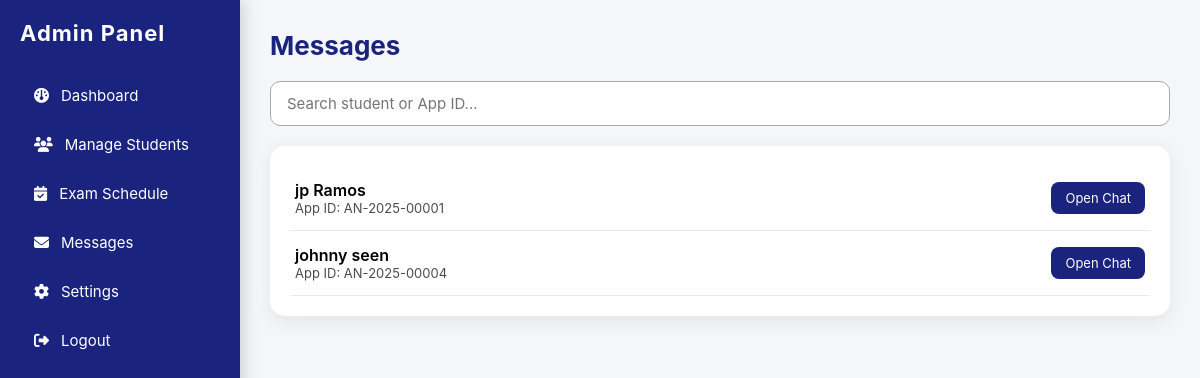
Page /admin/messages (signed in) on the earlier database version.
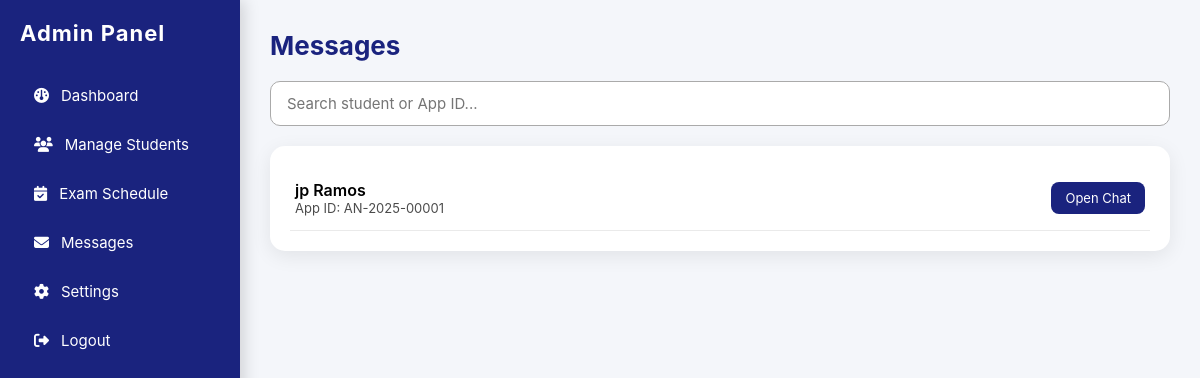
Same page on the later database version.
### tables this page shows
CREATE TABLE applicants (
        id INTEGER PRIMARY KEY AUTOINCREMENT,
        app_id TEXT UNIQUE,
        student_id INTEGER,
        first_name TEXT,
        last_name TEXT,
        email TEXT,
        program TEXT,
        created_at TEXT,
        form_json TEXT,
        submitted INTEGER DEFAULT 0,
        FOREIGN KEY(student_id) REFERENCES students(id)
    );

### app.py (the view)
@app.route("/admin/messages")
@admin_required
def admin_all_messages():
    conn = get_conn(); c = conn.cursor()
    c.execute("""
        SELECT
            a.app_id,
            json_extract(a.form_json, '$.firstName') AS firstName,
            json_extract(a.form_json, '$.lastName') AS lastName,
            COUNT(CASE WHEN m.read_by_admin=0 AND m.sender='student' THEN 1 END) AS unread
        FROM applicants a
        LEFT JOIN messages m ON a.app_id = m.app_id
        GROUP BY a.app_id
        ORDER BY unread DESC, lastName ASC;
    """)
    rows = c.fetchall()
    conn.close()
    return render_template("admin_all_messages.html", items=rows)

### app.py (called while the page is built)
def get_conn():
    conn = sqlite3.connect(DB_FILE)
    conn.row_factory = sqlite3.Row
    return conn

def admin_required(f):
    @wraps(f)
    def wrapper(*args, **kwargs):
        if "admin" not in session:
            return redirect("/admin")  # Redirect to admin login
        return f(*args, **kwargs)
    return wrapper

### templates/admin_all_messages.html (shortened to what this page needs)
{% extends "adminbase.html" %}
{% block content %}
<div class="page-container">
    <div class="page-title">Messages</div>
    <div class="search-box">
        <input type="text" id="searchInput" placeholder="Search student or App ID...">
    </div>
    <div class="list" id="messageList">
        {% if items|length == 0 %}
            <div class="no-msg">No students have sent messages yet.</div>
        {% else %}
            {% for row in items %}
                <div class="item" data-search="{{ row.firstName }} {{ row.lastName }} {{ row.app_id }}">
                    <div>
                    <div class="name">{{ row.firstName }} {{ row.lastName }}
                </div>
                        <div class="appid">App ID: {{ row.app_id }}</div>
                    </div>
                    <div style="display:flex; align-items:center; gap:12px;">
                        <a href="/admin/messages/{{ row.app_id }}" class="msg-btn">
                            Open Chat
                        </a>
                    </div>
                </div>
            {% endfor %}
        {% endif %}
    </div>
</div>
{% endblock %}

Differences in the rows shown:
removed applicants: firstName "johnny", lastName "seen", app_id "AN-2025-00004"
